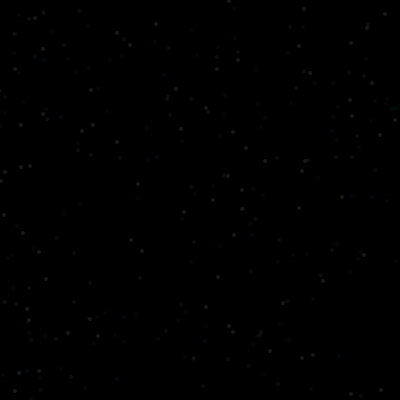
Frame 1 (no input)
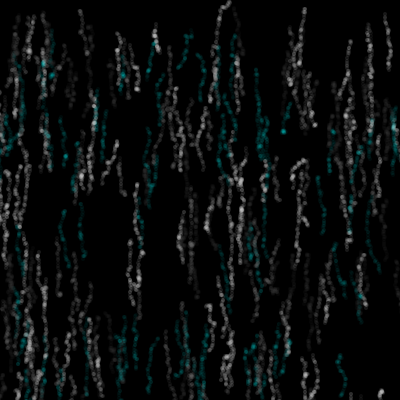
Frame 60 (the mouse pressed at the canvas centre just before this capture)
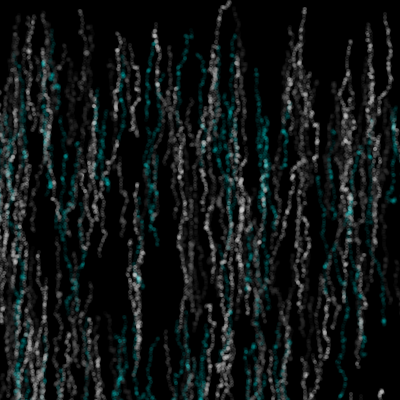
Frame 120 (the mouse held since frame 60 and released just before this capture)

The Processing sketch that drew these frames (run headless with seeded random() and noise(); from frame 60 on, the mouse is pressed at the canvas centre):

// Processing sketch: processing_40919
// ── processing_40919.pde


Dots [] myDots = new Dots [300];    //Dots array
color [] myColors = new color [5];  //colors array

void setup() {
  size(400, 400);
  smooth();
  noStroke();
  background(0);

//makes different colors to use
  myColors[0] = color (0, 30);
  myColors[1] = color (50, 30);
  myColors[2] = color (100, 30);
  myColors[3] = color (200, 30);
  myColors[4] = color (0,255,255,10);

  for (int i=0; i<myDots.length; i++) {
    myDots[i] = new Dots();
  }
}

//what the program draws
void draw() {
  for (int i=0; i<myDots.length; i++) {
    myDots[i].update();
    myDots[i].draw();
  }
}

//creating a class
class Dots {
  int x = int(random(0, 400));
  int y = int(random(0, 400));

  color col = myColors[int(random(0, 5))];

  Dots() {
  }

//updates the variables so that they move downward
  void update () {
    x = x + int(random(-2, 2));
    y = y + int(random(-2, 4));
  } 

//what the class draws
  void draw() {
    fill(col);
    ellipse(x, y, 4, 4);
  }
}
